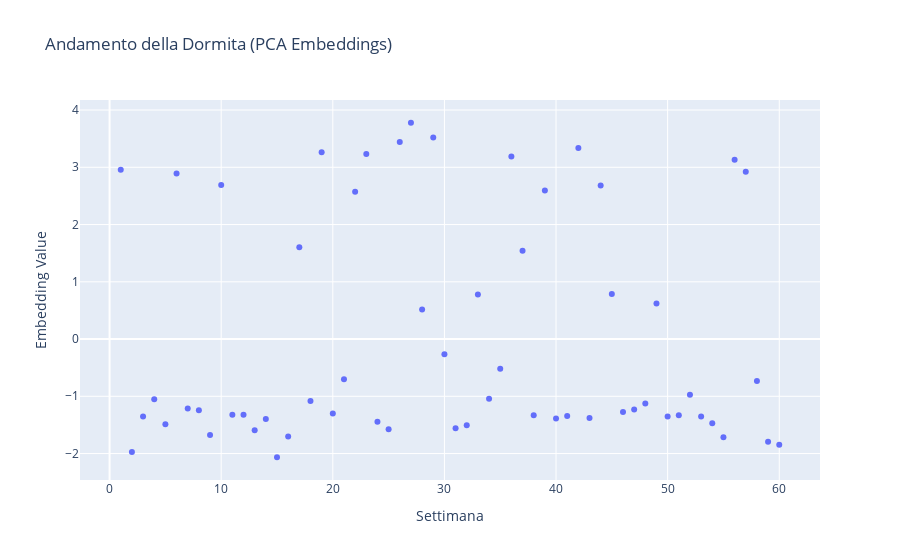

Here is the notebook cell this chart was saved with:
### Code cell
# 4. Visualizza il grafico 2D delle settimane
fig = px.scatter(df_embeddings, x='Settimana', y='Value', title="Andamento della Dormita (PCA Embeddings)",
                 labels={'Settimana': 'Settimana', 'Value': 'Embedding Value'})

fig.show()

### Figure 1 — Plotly figure (JSON) as saved in the notebook; plotly's stock layout.template omitted (floating-point values rounded to 4 significant figures)
{"data": [{"hovertemplate": "Settimana=%{x}<br>Embedding Value=%{y}<extra></extra>", "legendgroup": "", "marker": {"color": "#636efa", "symbol": "circle"}, "mode": "markers", "name": "", "orientation": "v", "showlegend": false, "type": "scatter", "x": [1, 2, 3, 4, 5, 6, 7, 8, 9, 10, 11, 12, 13, 14, 15, 16, 17, 18, 19, 20, 21, 22, 23, 24, 25, 26, 27, 28, 29, 30, 31, 32, 33, 34, 35, 36, 37, 38, 39, 40, 41, 42, 43, 44, 45, 46, 47, 48, 49, 50, 51, 52, 53, 54, 55, 56, 57, 58, 59, 60], "xaxis": "x", "y": [2.958, -1.974, -1.355, -1.05, -1.49, 2.893, -1.215, -1.245, -1.677, 2.69, -1.32, -1.322, -1.591, -1.397, -2.065, -1.701, 1.604, -1.081, 3.264, -1.3, -0.7034, 2.574, 3.234, -1.445, -1.575, 3.44, 3.778, 0.5148, 3.518, -0.2665, -1.559, -1.505, 0.7787, -1.041, -0.5192, 3.19, 1.542, -1.329, 2.595, -1.39, -1.344, 3.335, -1.381, 2.68, 0.786, -1.273, -1.231, -1.125, 0.619, -1.355, -1.332, -0.9726, -1.351, -1.473, -1.717, 3.134, 2.923, -0.7345, -1.796, -1.846], "yaxis": "y"}], "layout": {"legend": {"tracegroupgap": 0}, "title": {"text": "Andamento della Dormita (PCA Embeddings)"}, "xaxis": {"anchor": "y", "domain": [0, 1], "title": {"text": "Settimana"}}, "yaxis": {"anchor": "x", "domain": [0, 1], "title": {"text": "Embedding Value"}}}}
